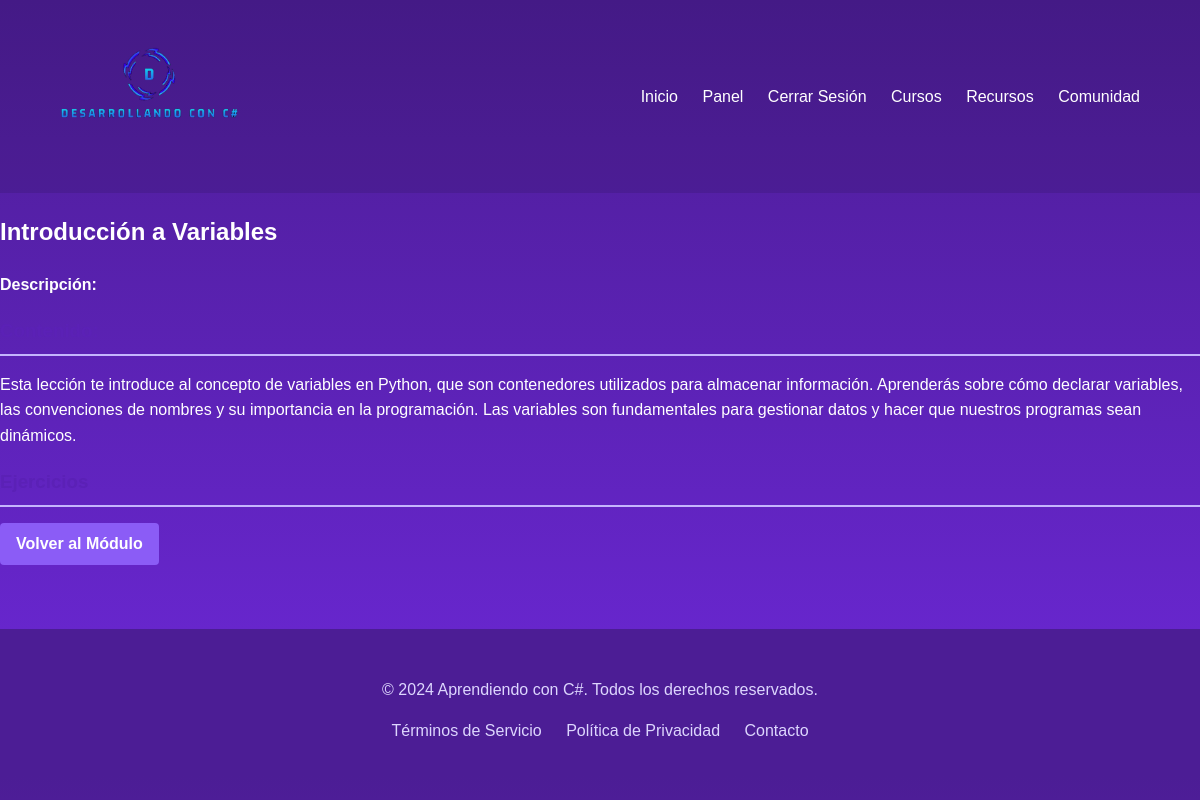
/lesson/1 (signed in), run on the app's committed database.
### app.py (models this page shows)
class Lesson(db.Model):
    id = db.Column(db.Integer, primary_key=True, autoincrement=True)
    title = db.Column(db.String(100), nullable=False)
    content = db.Column(db.Text, nullable=False)
    module_id = db.Column(db.Integer, db.ForeignKey('module.id'), nullable=False)
    module = db.relationship('Module', backref=db.backref('lessons', lazy=True))

### app.py (the view)
@app.route('/lesson/<int:lesson_id>')
@login_required
def view_lesson(lesson_id):
    lesson = Lesson.query.get_or_404(lesson_id)
    return render_template('lesson.html', lesson=lesson)

### app.py (called while the page is built)
@login_manager.user_loader
def load_user(user_id):
    return User.query.get(int(user_id))

### templates/lesson.html (shortened to what this page needs)
{% extends "layout.html" %}
{% block content %}
    <div class="lesson-detail">
        <h2>{{ lesson.title }}</h2>
        <p><strong>Descripción:</strong> {{ lesson.description }}</p>
        <h3>Contenido:</h3>
        <div>
            <p>{{ lesson.content }}</p>
        </div>
        <h3>Ejercicios</h3>
        <a href="{{ url_for('module', module_id=lesson.module_id) }}" class="btn">
            Volver al Módulo
        </a>
    </div>
{% endblock %}

### static/css/styles.css (style rules this page uses)
:root { --purple-900: #4c1d95; --purple-800: #5b21b6; --purple-700: #6d28d9; --purple-600: #7c3aed; --purple-500: #8b5cf6; --purple-400: #a78bfa; --purple-300: #c4b5fd; --purple-200: #ddd6fe; --purple-100: #ede9fe; --white: #ffffff; }
body { font-family: 'Arial', sans-serif; margin: 0; padding: 0; background: linear-gradient(to bottom, var(--purple-900), var(--purple-700)); color: var(--white); line-height: 1.6; }
.btn { display: inline-block; background-color: var(--purple-500); color: var(--white); padding: 0.8rem 1.5rem; border-radius: 30px; text-decoration: none; font-weight: bold; transition: background-color 0.3s ease; }
h3 { color: var(--purple-800); border-bottom: 2px solid var(--purple-300); padding-bottom: 0.5rem; margin-bottom: 1rem; }
.btn { display: inline-block; padding: 0.5rem 1rem; border-radius: 4px; text-decoration: none; font-weight: bold; transition: background-color 0.3s ease; }

### data on the page
Lesson: title "Introducción a Variables", content "Esta lección te introduce al concepto de variables en Python, que son contenedores utilizados para almacenar información. Aprenderás sobre cómo declarar variables, las convenciones de nombres y su importancia en la programación. Las variables son fundamentales para gestionar datos y hacer que nuestros programas sean dinámicos."
